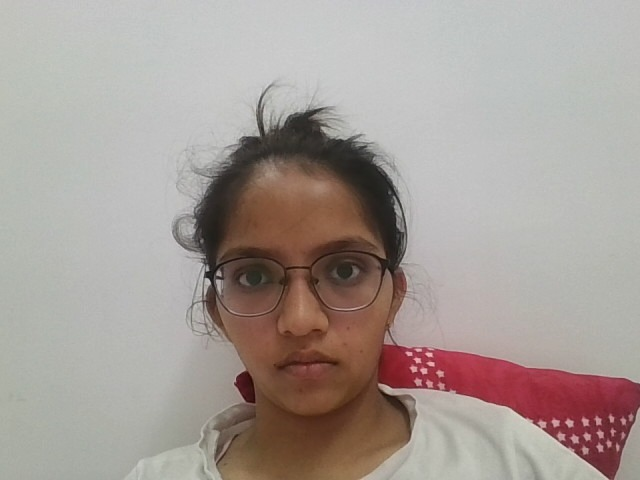
#> input picture backend/known_faces/22012021013.jpg, 640 x 480 px, given in place of the camera
$ python fast_face_recognition.py
#> lines starting #> are read from the running program, lines starting #| are printed output that depends on the picture; after the words box and inside, x2 and y2 are one past the last pixel; in counts of white or black regions, pixels touching at a corner belong together
import cv2
import numpy as np
import os
import csv
from datetime import datetime

KNOWN_FACES_DIR = 'known_faces'  # Each image: person_name.jpg
ATTENDANCE_FILE = 'attendance.csv'
FACE_SIZE = (200, 200)
THRESHOLD = 60  # Lower = stricter, 60 is a good start

# Ensure directories exist
os.makedirs(KNOWN_FACES_DIR, exist_ok=True)

# Initialize face detector and recognizer
face_cascade = cv2.CascadeClassifier(cv2.data.haarcascades + 'haarcascade_frontalface_default.xml')
recognizer = cv2.face.LBPHFaceRecognizer_create()

# Load faces and labels
def load_faces_and_labels():
    faces = []
    labels = []
    label_map = {}
    for idx, filename in enumerate(os.listdir(KNOWN_FACES_DIR)):
        if filename.lower().endswith(('.jpg', '.jpeg', '.png')):
            path = os.path.join(KNOWN_FACES_DIR, filename)
            img = cv2.imread(path, cv2.IMREAD_GRAYSCALE)
            if img is None:
                continue
            faces.append(cv2.resize(img, FACE_SIZE))
            labels.append(idx)
            label_map[idx] = os.path.splitext(filename)[0]
    return faces, labels, label_map

# Train recognizer
def train_recognizer():
    faces, labels, label_map = load_faces_and_labels()
    if len(faces) > 0:
        recognizer.train(faces, np.array(labels))
    return label_map

label_map = train_recognizer()

# Attendance logging
def mark_attendance(name):
    now = datetime.now()
    date_str = now.strftime('%Y-%m-%d')
    time_str = now.strftime('%H:%M:%S')
    # Prevent duplicate attendance for the same day
    if os.path.exists(ATTENDANCE_FILE):
        with open(ATTENDANCE_FILE, 'r') as f:
            for line in f:
                if name in line and date_str in line:
                    return False
    with open(ATTENDANCE_FILE, 'a', newline='') as f:
        writer = csv.writer(f)
        writer.writerow([name, date_str, time_str, 'Present'])
    return True

# Main recognition loop
def main():
    cap = cv2.VideoCapture(0)
    print('Press Q to quit.')
    while True:
        ret, frame = cap.read()
#> frame is the input picture: shape (480, 640, 3); mean B, G, R 151.2, 156.6, 166.7
        if not ret:
            break
        gray = cv2.cvtColor(frame, cv2.COLOR_BGR2GRAY)
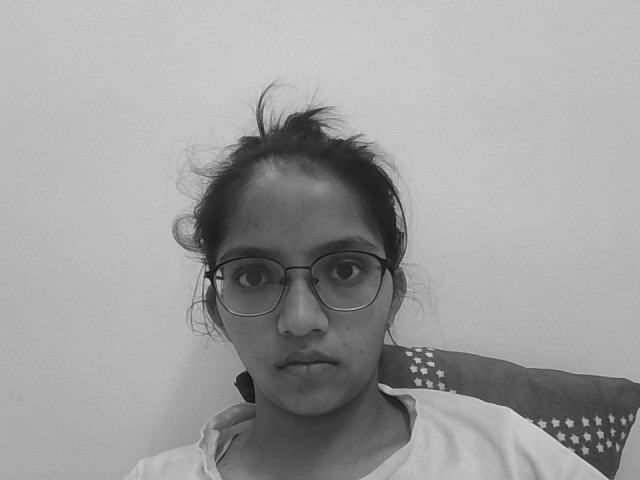
#> gray: shape (480, 640); min 16, max 215, mean 159
        faces = face_cascade.detectMultiScale(gray, 1.2, 5)
#> faces = [[188, 190, 226, 226]]
        for (x, y, w, h) in faces:
            face_img = gray[y:y+h, x:x+w]
            face_resized = cv2.resize(face_img, FACE_SIZE)
            try:
                pred_label, confidence = recognizer.predict(face_resized)
                name = label_map.get(pred_label, 'Unknown')
                color = (0, 255, 0) if confidence < THRESHOLD else (0, 0, 255)
                label_text = f"{name} ({confidence:.1f})" if confidence < THRESHOLD else "Unknown"
                if confidence < THRESHOLD:
                    mark_attendance(name)
            except:
                color = (0, 0, 255)
                label_text = "Unknown"
            cv2.rectangle(frame, (x, y), (x+w, y+h), color, 2)
            cv2.putText(frame, label_text, (x, y-10), cv2.FONT_HERSHEY_SIMPLEX, 0.8, color, 2)
#> this loop made 1 pass
#> (x, y, w, h, color, label_text) on pass 1: (188, 190, 226, 226, (0, 0, 255), 'Unknown')
#> pass 1, in main, `face_img = gray[y:y+h, x:x+w]`:
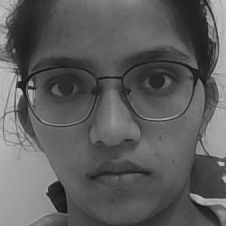
#> face_img: shape (226, 226); min 16, max 201, mean 93.1
#> after the loop:
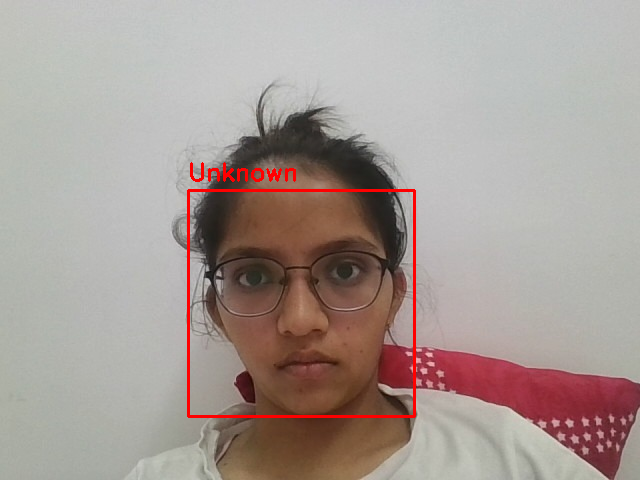
#> frame: shape (480, 640, 3); 1.12% of pixels changed, all inside (x1, y1, x2, y2) = (187, 162, 416, 418)
        cv2.imshow('LBPH Face Recognition', frame)
        if cv2.waitKey(1) & 0xFF == ord('q'):
#> (key q is pressed here)
            break
    cap.release()
    cv2.destroyAllWindows()

if __name__ == '__main__':
    main()

$ run again, on backend/known_faces/22012021022.jpg
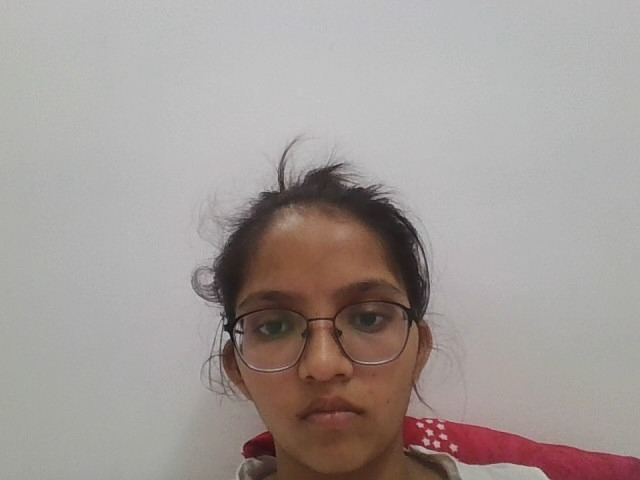
#> input picture backend/known_faces/22012021022.jpg, 640 x 480 px, given in place of the camera
#> in main, frame is the input picture: shape (480, 640, 3); mean B, G, R 152, 155.2, 163.5
#> faces = [[213, 235, 222, 222]]
#> the loop in main, `for (x, y, w, h) in faces:` made 1 pass
#> (x, y, w, h, color, label_text) on pass 1: (213, 235, 222, 222, (0, 0, 255), 'Unknown')
#> pass 1, in main, `face_img = gray[y:y+h, x:x+w]`:
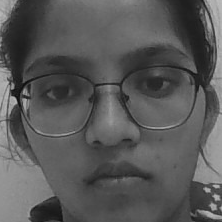
#> face_img: shape (222, 222); min 12, max 188, mean 87.9
#> after the loop in main, `for (x, y, w, h) in faces:`:
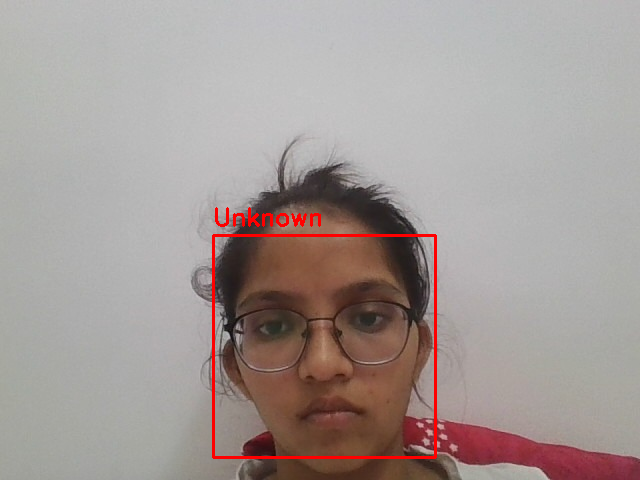
#> frame: shape (480, 640, 3); 1.11% of pixels changed, all inside (x1, y1, x2, y2) = (212, 207, 437, 459)

$ run again, on backend/known_faces/22012021090.jpg
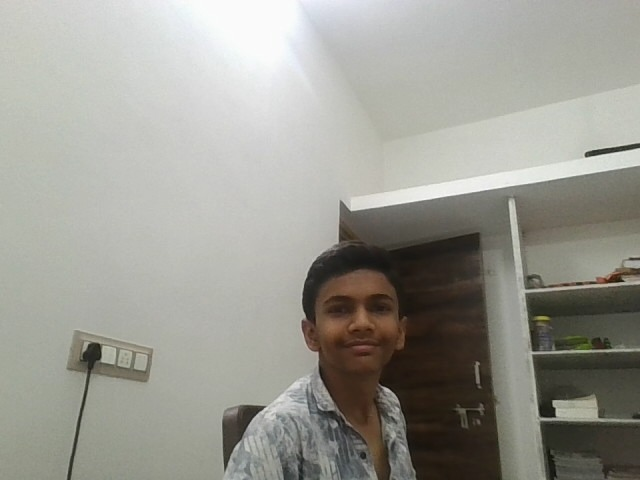
#> input picture backend/known_faces/22012021090.jpg, 640 x 480 px, given in place of the camera
#> in main, frame is the input picture: shape (480, 640, 3); mean B, G, R 146.4, 154.2, 154.9
#> faces = [[307, 267, 106, 106]]
#> the loop in main, `for (x, y, w, h) in faces:` made 1 pass
#> (x, y, w, h, color, label_text) on pass 1: (307, 267, 106, 106, (0, 0, 255), 'Unknown')
#> pass 1, in main, `face_img = gray[y:y+h, x:x+w]`:
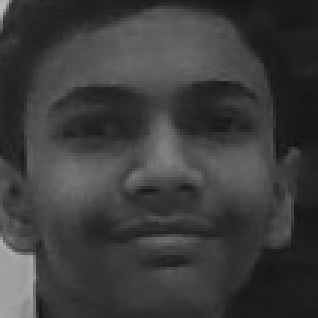
#> face_img: shape (106, 106) (shown 3 times larger); min 20, max 186, mean 61
#> after the loop in main, `for (x, y, w, h) in faces:`:
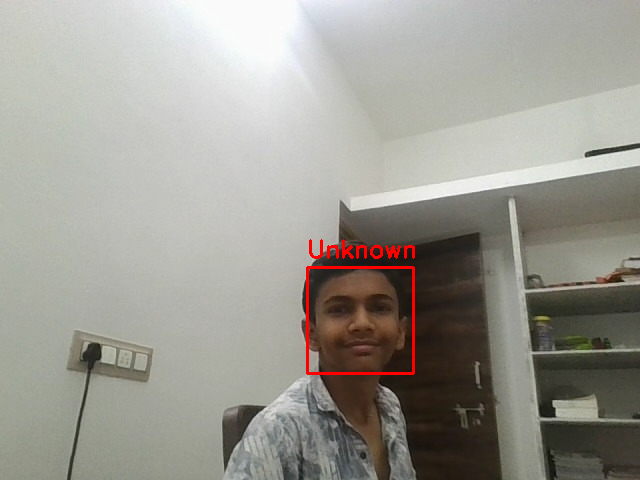
#> frame: shape (480, 640, 3); 0.65% of pixels changed, all inside (x1, y1, x2, y2) = (306, 239, 415, 375)
